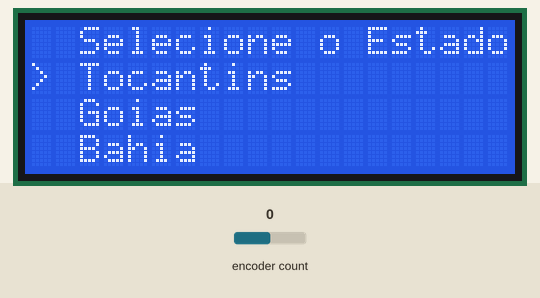
Simulated run of this sketch. Board: Arduino Uno, built with avr-gcc and run on an emulated ATmega328P. Shown: 20×4 character LCD. Inputs (shaded band) come from the test bench; at power-on: encoder count 0.

Above: at 7.3 s.
7.4 s: encoder count set to 4
At 8.2 s:
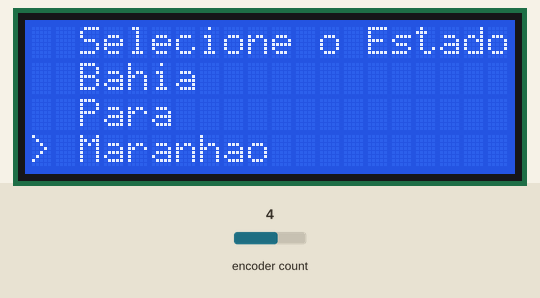
9.0 s: encoder count set to 5
At 10.2 s:
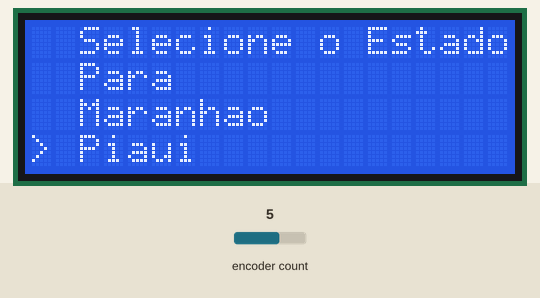
10.5 s: encoder count set to 9
At 10.62 s:
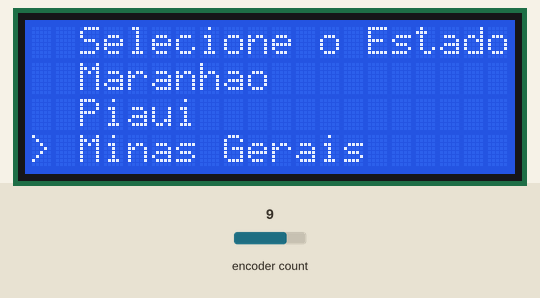
12.1 s: encoder count set to 10
At 12.5 s:
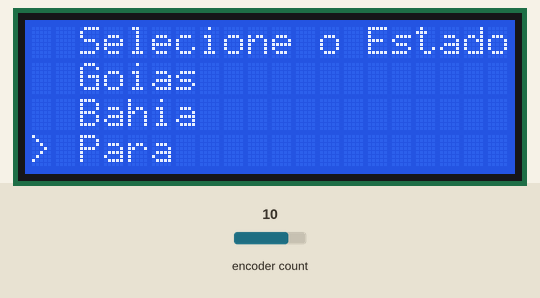
13.6 s: encoder count set to 9
15.1 s: encoder count set to 8
Timing chart, 0 to 17.6 s (numbered marks = the images above; inputs shaded):
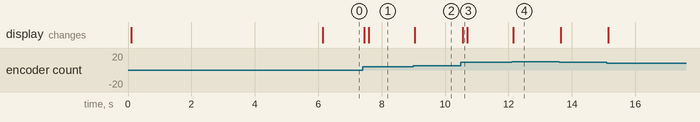

The sketch:

encoder.ino
```cpp
#include <Wire.h>
#include <LiquidCrystal_I2C.h>
#include <rotary.h>                 // rotary handler

LiquidCrystal_I2C lcd(0x27,20,4);

#define PINA A0
#define PINB A1
#define PUSHB A2

// Initialize the Rotary object
// Rotary(Encoder Pin 1, Encoder Pin 2, Button Pin) Attach center to ground
Rotary r = Rotary(PINA, PINB, PUSHB);        // there is no must for using interrupt pins !!

int CursorLine = 1;
int DisplayFirstLine = 1;
int menu = 0;

//MENU 0:
char* MenuEstadoLine[] = {" Tocantins", " Goias", " Bahia", " Para", " Maranhao", " Piaui", " Minas Gerais"};
int MenuEstadoItems = 7;

//MENU 1:
char* MenuLigaLine[] = {" 07:30", " 08:00", " 08:30", " 09:00", " 09:30"};
int MenuLigaItems = 5;

//MENU 2:
char* MenuDesligaLine[] = {" 21:30", " 22:00", " 22:30", " 23:00"};
int MenuDesligaItems = 4;

void setup ()
{
  digitalWrite (PINA, HIGH);     // enable pull-ups
  digitalWrite (PINB, HIGH);
  digitalWrite (PUSHB, HIGH);

  lcd.init();
  lcd.backlight();
  lcd.clear (); // go home
  lcd.setCursor(1, 0);
  lcd.print ("Comutador IOT 1.0");
  lcd.setCursor(2, 2);
  lcd.print("IFTO - Colinas");
  delay(6000);
  print_menu(menu);

}  // end of setup

void loop ()
{
  volatile unsigned char result = r.process();

  if (result == DIR_CCW) {
    move_up(menu);
    print_menu(menu);
  } else if (result == DIR_CW) {
    move_down(menu);
    print_menu(menu);
  }

  if (r.buttonPressedReleased(25)) {
    lcd.clear();
    lcd.setCursor(0, 1);
    lcd.print("Selecionado:");
    lcd.setCursor(0, 2);
    selection(menu);
    print_menu(menu);
  } //endif buttonPressedReleased
} //End loop()

void print_menu(int menuSelected)
{
  int n = 4;                      //4 rows
  lcd.clear();
  lcd.setCursor(0, 0);
  if(menuSelected == 0)
  {
      lcd.print("  Selecione o Estado  ");
      if (MenuEstadoItems == 1) {           //if only 1 item
        n = 2;
      } else if (MenuEstadoItems == 2) {    //if only 2 item
        n = 3;
      }
      for (int i = 1; i < n; i++)     // row 0 is used for title Main Menu
      {
        lcd.setCursor(1, i);
        lcd.print(MenuEstadoLine[DisplayFirstLine + i - 2]);
      }
      lcd.setCursor(0, (CursorLine - DisplayFirstLine) + 1);
      lcd.print(">");
  }

  if(menuSelected == 1)
  {
      lcd.print("  Hora Ativar");
      if (MenuLigaItems == 1) {           //if only 1 item
        n = 2;
      } else if (MenuLigaItems == 2) {    //if only 2 item
        n = 3;
      }
      for (int i = 1; i < n; i++)     // row 0 is used for title Main Menu
      {
        lcd.setCursor(1, i);
        lcd.print(MenuLigaLine[DisplayFirstLine + i - 2]);
      }
      lcd.setCursor(0, (CursorLine - DisplayFirstLine) + 1);
      lcd.print(">");
  }

  if(menuSelected == 2)
  {
      lcd.print("  Hora Desativar");
      if (MenuDesligaItems == 1) {           //if only 1 item
        n = 2;
      } else if (MenuDesligaItems == 2) {    //if only 2 item
        n = 3;
      }
      for (int i = 1; i < n; i++)     // row 0 is used for title Main Menu
      {
        lcd.setCursor(1, i);
        lcd.print(MenuDesligaLine[DisplayFirstLine + i - 2]);
      }
      lcd.setCursor(0, (CursorLine - DisplayFirstLine) + 1);
      lcd.print(">");
  }

} //end print_menu

void move_down(int menuSelected)
{
  int MenuItems = NULL;
  if(menuSelected == 0)
    MenuItems = MenuEstadoItems;
  if(menuSelected == 1)
    MenuItems = MenuLigaItems;
  if(menuSelected == 2)
    MenuItems = MenuDesligaItems;

  if (CursorLine == (DisplayFirstLine + 3 - 1)) {
    DisplayFirstLine++;
  }
  //If reached last item...roll over to first item
  if (CursorLine == MenuItems) {
    CursorLine = 1;
    DisplayFirstLine = 1;
  } else {
    CursorLine = CursorLine + 1;
  }
} //end move_down

void move_up(int menuSelected)
{
  int MenuItems = NULL;
  if(menuSelected == 0)
    MenuItems = 7;
  if(menuSelected == 1)
    MenuItems = 4;
  if(menuSelected == 2)
    MenuItems = 4;

  if ((DisplayFirstLine == 1) & (CursorLine == 1)) {
    if (MenuItems < 3) {
      //Do nothing
    } else {
      DisplayFirstLine = MenuItems - 2;
    }
  } else if (DisplayFirstLine == CursorLine) {
    DisplayFirstLine--;
  }

  if (CursorLine == 1) {
    if (MenuItems < 3) {
      //Do nothing
    } else {
      CursorLine = MenuItems; //roll over to last item
    }
  } else {
    CursorLine = CursorLine - 1;
  }
} //end move_up

void selection(int menuSelected)
{
    if(menuSelected == 0)
    {
          switch (CursorLine - 1)
          {
                case 0:
                  lcd.print("Tocantins    ");
                  //set a flag or do something....
                  break;
                case 1:
                  lcd.print("Goias    ");
                  //set a flag or do something....
                  break;
                case 2:
                  lcd.print("Bahia    ");
                  //set a flag or do something....
                  break;
                case 3:
                  lcd.print("Para    ");
                  //set a flag or do something....
                  break;
                case 4:
                  lcd.print("Maranhao    ");
                  //set a flag or do something....
                  break;
                case 5:
                  lcd.print("Piaui    ");
                  //set a flag or do something....
                  break;
                case 6:
                  lcd.print("Minas Gerais    ");
                  //set a flag or do something....
                  break;
                default:
                  break;

          } //end switch
          menu = 1;
    } //end if

    if(menuSelected == 1)
    {
          //{" 07:30", " 08:00", " 08:30", " 09:00", " 09:30"};
          switch (CursorLine - 1)
          {
                case 0:
                  lcd.print("07:30    ");
                  //set a flag or do something....
                  break;
                case 1:
                  lcd.print("08:00    ");
                  //set a flag or do something....
                  break;
                case 2:
                  lcd.print("08:30    ");
                  //set a flag or do something....
                  break;
                case 3:
                  lcd.print("09:00    ");
                  //set a flag or do something....
                  break;
                case 4:
                  lcd.print("09:30    ");
                  //set a flag or do something....
                  break;
                default:
                  break;

          } //end switch
          menu = 2;
    } //end if

    if(menuSelected == 2)
    {
          //{" 21:30", " 22:00", " 22:30", " 23:00"};
          switch (CursorLine - 1)
          {
                case 0:
                  lcd.print("21:30    ");
                  //set a flag or do something....
                  break;
                case 1:
                  lcd.print("22:00    ");
                  //set a flag or do something....
                  break;
                case 2:
                  lcd.print("22:30    ");
                  //set a flag or do something....
                  break;
                case 3:
                  lcd.print("23:00    ");
                  //set a flag or do something....
                  break;
                default:
                  break;

          } //end switch
           menu = 3;
    } //end if

    if(menuSelected == 3)
    {
          //??
          switch (CursorLine - 1)
          {
                case 0:
                  lcd.print("??    ");
                  //set a flag or do something....
                  break;
                case 1:
                  lcd.print("??    ");
                  //set a flag or do something....
                  break;
                case 2:
                  lcd.print("??    ");
                  //set a flag or do something....
                  break;
                case 3:
                  lcd.print("??    ");
                  //set a flag or do something....
                  break;
                default:
                  break;

          } //end switch
          menu = 4;
    } //end if

  delay(2000);
  DisplayFirstLine = 1;
  CursorLine = 1;
} //End selection
```

Measured:
- after the input at 7.4 s, the display: first changes after 0.05 s (image 1 shows a later state)
- after the input at 9.0 s, the display: changes after 0.05 s (image 2)
- after the input at 10.5 s, the display: changes after 0.05 s (image 3)
- after the input at 12.1 s, the display: changes at once (image 4)
